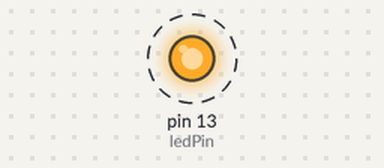
A sketch run on a simulated Arduino Uno, built with avr-gcc and run on an emulated ATmega328P. Parts: output pins drawn as LEDs (lit = HIGH). Dashed ring = blinking. What the sketch prints to the serial monitor is not drawn.

Above: at 0.5 s.
Timing chart, 0 to 4.6 s (numbered marks = the images above):
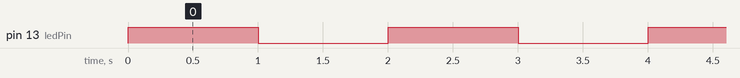

Measured:
- by itself, pin 13 (ledPin): alternates HIGH for 1.0 s and LOW for 1.0 s

The sketch:

p1_uc_module.ino
```cpp
/*
  LED Blink Practice
  Turns an LED on for one second, then off for one second, repeatedly.

  Circuit:
  - LED connected from digital pin 13 to ground through 220Ω resistor
*/

// Define the LED pin
int ledPin = 13;  // LED connected to digital pin 13

void setup() {
  // Initialize the digital pin as an output
  pinMode(ledPin, OUTPUT);

  // Optional: Initialize serial communication for debugging
  Serial.begin(9600);
  Serial.println("LED Blink Program Started");
}

void loop() {
  // Turn the LED on (HIGH is the voltage level)
  digitalWrite(ledPin, HIGH);
  Serial.println("LED ON");

  // Wait for 1000 milliseconds (1 second)
  delay(1000);

  // Turn the LED off by making the voltage LOW
  digitalWrite(ledPin, LOW);
  Serial.println("LED OFF");

  // Wait for 1000 milliseconds (1 second)
  delay(1000);
}
```
